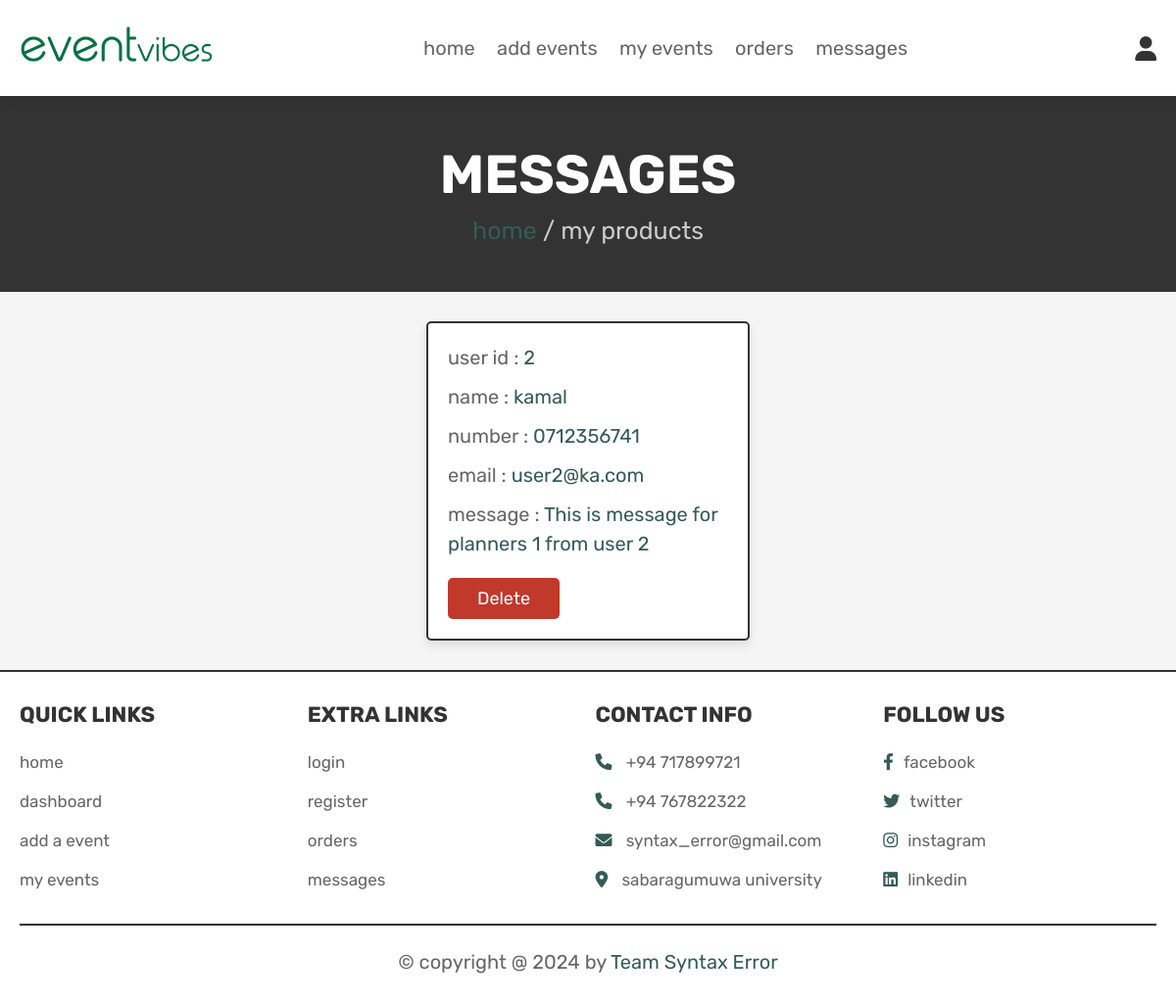
The page /planner_contacts.php (signed in) on the database its author committed.
### tables this page shows
CREATE TABLE IF NOT EXISTS `message` (
  `id` int(100) NOT NULL AUTO_INCREMENT,
  `user_id` int(100) NOT NULL,
  `name` varchar(100) NOT NULL,
  `email` varchar(100) NOT NULL,
  `number` varchar(12) NOT NULL,
  `message` varchar(500) NOT NULL,
  `planner_id` int(100) NOT NULL,
  PRIMARY KEY (`id`)
);

### planner_contacts.php (the view, shortened to what this page needs)
<?php
@include 'config.php';
$planner_id = $_SESSION['planner_id'];
?>
<!DOCTYPE html>
<html lang="en">
<head>
   <link rel="stylesheet" href="https://cdnjs.cloudflare.com/ajax/libs/font-awesome/6.0.0/css/all.min.css">
   <link rel="stylesheet" href="css/planners_styles.css">
</head>
<body>
<?php @include 'planner_header.php'; ?>
<section class="heading">
    <h3>messages</h3>
    <p> <a href="planner_page.php">home</a> / my products </p>
</section>
<section class="messages">
   <div class="box-container">
      <?php
       $select_message = mysqli_query($conn, "SELECT * FROM `message` WHERE planner_id='$planner_id'") or die('query failed');
       if(mysqli_num_rows($select_message) > 0){
          while($fetch_message = mysqli_fetch_assoc($select_message)){
      ?>
      <div class="box">
         <p>user id : <span><?php echo $fetch_message['user_id']; ?></span> </p>
         <p>name : <span><?php echo $fetch_message['name']; ?></span> </p>
         <p>number : <span><?php echo $fetch_message['number']; ?></span> </p>
         <p>email : <span><?php echo $fetch_message['email']; ?></span> </p>
         <p>message : <span><?php echo $fetch_message['message']; ?></span> </p>
         <a href="planner_contacts.php?delete=<?php echo $fetch_message['id']; ?>" onclick="return confirm('delete this message?');" class="delete-btn">delete</a>
      </div>
      <?php
         }
      }else{
         echo '<p class="empty">you have no messages!</p>';
      }
      ?>
   </div>
</section>
<?php @include 'planner_footer.php'; ?>
</body>
</html>

### css/planners_styles.css (style rules this page uses)
:root { --green:#355B57; --red:#c0392b; --orange:#f39c12; --black:#333; --white:#fff; --light-color:#666; --light-white:#ccc; --light-bg:#f5f5f5; --border:.2rem solid var(--black); --bordergreen:.2rem solid green; --borderwhite:.2rem solid white; --box-shadow:0 .5rem 1rem rgba(0,0,0,.1); }
* { font-family: 'Rubik', sans-serif; margin:0; padding:0; box-sizing: border-box; outline: none; border:none; text-decoration: none; transition:all .2s linear; }
html { font-size: 62.5%; overflow-x: hidden; scroll-behavior: smooth; scroll-padding-top: 6.5rem; }
body { background: var(--light-bg); }
section { padding:3rem 2rem; }
.btn, .delete-btn, .option-btn { display: inline-block; border-radius: .5rem; margin-top: 1rem; font-size: 1.8rem; color:var(--white); cursor: pointer; padding:1rem 3rem; text-transform: capitalize; }
.delete-btn { background-color: var(--red); }
.heading { display: flex; flex-flow: column; align-items: center; justify-content: center; gap:1rem; background-color: var(--black); text-align: center; min-height: 25vh; }
.heading h3 { font-size: 5.5rem; color:var(--white); text-transform: uppercase; }
.heading p { font-size: 2.5rem; color:var(--light-white); }
.heading p a { color:var(--green); }
.messages .box-container { display: grid; grid-template-columns: repeat(auto-fit, 33rem); gap:1.5rem; align-items: flex-start; max-width: 1200px; margin: 0 auto; justify-content: center; }
.messages .box-container .box { padding:2rem; border:var(--border); background-color: var(--white); box-shadow: var(--box-shadow); border-radius: .5rem; }
.messages .box-container .box p { font-size: 2rem; color:var(--light-color); margin-bottom: 1rem; line-height: 1.5; }
.messages .box-container .box p span { color:var(--green); }

### rows shown on the page
message: user "2", name "kamal", number "0712356741", email "user2@ka.com", message "This is message for planners 1 from user 2"
